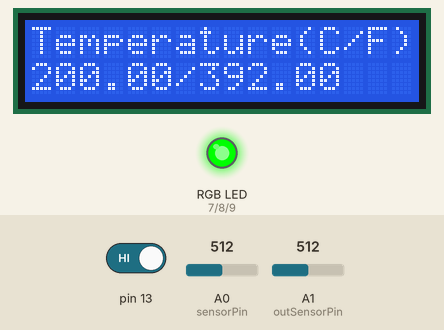
Bench run of a sketch on a simulated Arduino Uno, built with avr-gcc and run on an emulated ATmega328P. Parts: 16×2 character LCD, an RGB LED mixed from three pins (HIGH = lit). Dashed ring = blinking. The test bench sets the inputs (shaded band); at power-on: pin 13 HIGH, A0 (sensorPin) = 512, A1 (outSensorPin) = 512. Dim RGB values are drawn brighter than linear.

Above: at 1.2 s.
1.3 s: pin 13 driven LOW
At 2.7 s:
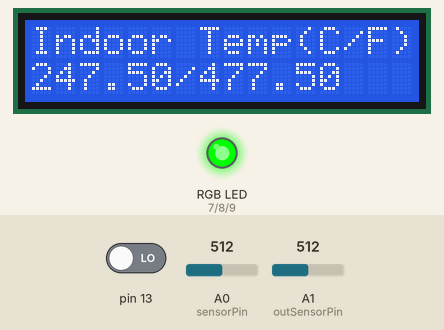
5.4 s: A0 (sensorPin) set to 631
At 6.7 s:
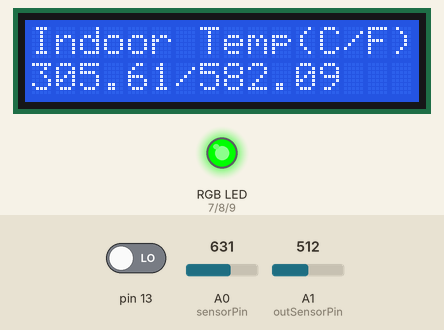
9.0 s: A0 (sensorPin) set to 651
At 12.6 s:
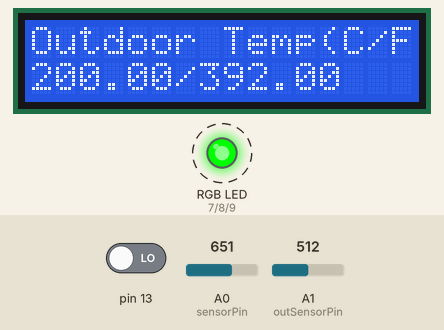
13.1 s: A1 (outSensorPin) set to 626
At 14.8 s:
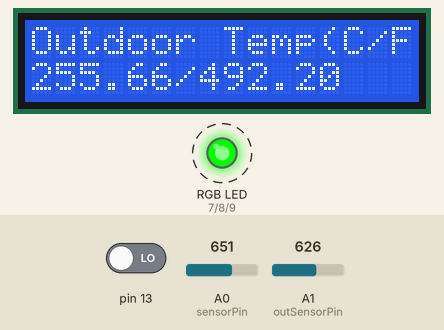
16.5 s: A1 (outSensorPin) set to 653
At 18.0 s:
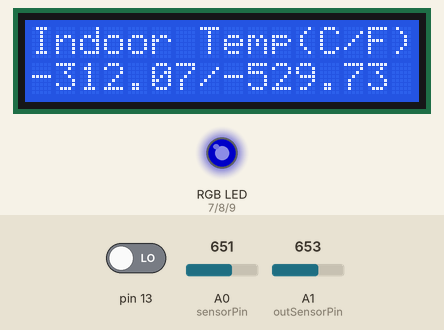
20.6 s: A0 (sensorPin) set to 40
At 22.2 s:
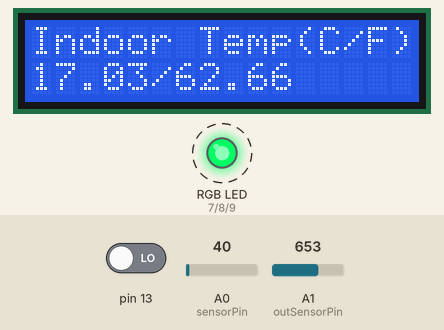
Timing chart, 0 to 25.7 s (numbered marks = the images above; inputs shaded):
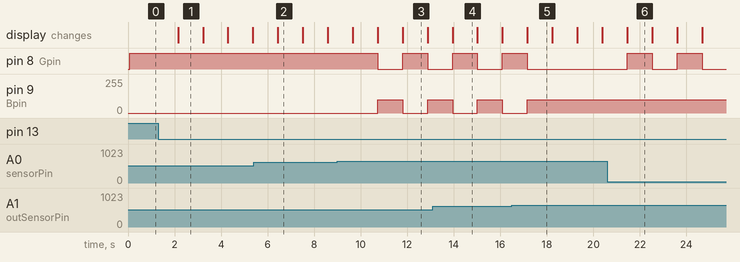

The sketch:

Temp_LCD.ino
```cpp
// include the library code:
#include <LiquidCrystal.h>
// initialize the library with the numbers of the interface pins
LiquidCrystal lcd(12, 11, 5, 4, 3, 2);

int sensorPin = 0;
int outSensorPin=1;
int Rpin=7;
int Gpin=8;
int Bpin=9;
int flag=0;

void setup() {
  pinMode(7,OUTPUT);
  pinMode(8,OUTPUT);
  pinMode(9,OUTPUT);
  pinMode(13,INPUT);
   // set up the LCD's number of columns and rows:
   lcd.begin(16, 2);
   // Print a message to the LCD.
   lcd.print("Temperature(C/F)");

  // put your setup code here, to run once:;
  //Serial.begin(9600);

}


void loop() {
    float tc=0;
    if(digitalRead(13)==LOW)
    {
      if(flag==0)
      {
        flag=1;
        // set up the LCD's number of columns and rows:
         lcd.begin(16, 2);
         // Print a message to the LCD.
         lcd.print("Indoor Temp(C/F)");
      }
      else if(flag==1)
      {
        flag=0;
        // set up the LCD's number of columns and rows:
         lcd.begin(16, 2);
         // Print a message to the LCD.
         lcd.print("Outdoor Temp(C/F)");
      }
    }
    //Serial.print(flag);
    if(flag==0)
    {
      tc=getOutDoorTemp();
    }
    else if(flag==1)
    {
      tc=getInDoorTemp();
    }
    float temperatureF = (tc * 9.0 / 5.0) + 32.0;
    float tf=temperatureF;
    //Serial.print(temperatureF); Serial.println(" degrees F");


// set the cursor to column 0, line 1
   // (note: line 1 is the second row, since counting begins with 0):
   lcd.setCursor(0, 1);
   // print the number of seconds since reset:
   lcd.print(String(tc)+"/" +String(tf));
   if(tc>35)
   {
    setcolor(0,255,0);
   }
   else if(tc>=30 && tc<=35)
   {
    setcolor(0,255,0);
   }
    else if(tc>=20 && tc<=30)
   {
    setcolor(0,255,0);
   }
    else if(tc>=10 && tc<=20)
   {
    setcolor(0,255,100);
   }
    else if(tc>=0 && tc<=10)
   {
    setcolor(0,0,100);
   }
    else if(tc>=-10 && tc<=0)
   {
    setcolor(255,0,100);
   }
    else if(tc<-10)
   {
    setcolor(100,0,100);
   }

    delay(1000);

}

float getOutDoorTemp()
{
  float temperatureC=0;
  int reading = analogRead(outSensorPin);
    for (int i=0;i<50;i++)
    {
      int r=analogRead(outSensorPin);
      reading=reading+r;
    }
    reading=reading/51;
    float voltage = reading * 5.0;
    voltage /= 1024.0;
    //Serial.print(voltage); Serial.println("volts");
    temperatureC = (voltage - 0.5) * 100;
    //Serial.print(temperatureC); Serial.println(" degrees C");
    return temperatureC;
}

float getInDoorTemp()
{
  float temperatureC=0;
  int reading = analogRead(sensorPin);
    for (int i=0;i<50;i++)
    {
      int r=analogRead(sensorPin);
      reading=reading+r;
    }
    reading=reading/51;
    float voltage = reading * 5.0;
    voltage /= 1024.0;
    //Serial.print(voltage); Serial.println("volts");
    //float temperatureC = (voltage - 0.5) * 100;
    temperatureC = (voltage) * 100;
    //Serial.print(temperatureC); Serial.println(" degrees C");
    return temperatureC-2.5;
}
void setcolor (int r,int g,int b)
{
  analogWrite(Rpin,r);
  analogWrite(Gpin,g);
  analogWrite(Bpin,b);
}
```

Measured:
- the behaviour switches between 642 and 643 on A0 (sensorPin) (found by bisection; images 2 and 3)
- the behaviour switches between 642 and 643 on A1 (outSensorPin) (found by bisection; images 4 and 5)
- after the input at 1.3 s, the display: changes after 0.85 s (image 1)
- after the input at 5.4 s, the display: changes after 1.0 s (image 2)
- after the input at 9.0 s, pin 8 (Gpin): HIGH → LOW after 1.7 s, → HIGH 1.1 s later, → LOW 1.1 s later; pin 9 (Bpin): 0/255 → 100/255 after 1.7 s, → 0/255 1.1 s later, → 100/255 1.1 s later; the display: first differs from a run without the input after 1.7 s (image 3 shows a later state)
- after the input at 13.1 s, the display: changes after 0.85 s (image 4)
- after the input at 16.5 s, pin 8 (Gpin): goes on until 17.2 s, then stays LOW; pin 9 (Bpin): goes on until 17.2 s, then stays 100/255
- after the input at 20.6 s, pin 8 (Gpin): alternates HIGH for 1.1 s and LOW for 1.1 s, starting after 0.85 s; the display: changes after 0.85 s (image 6)
